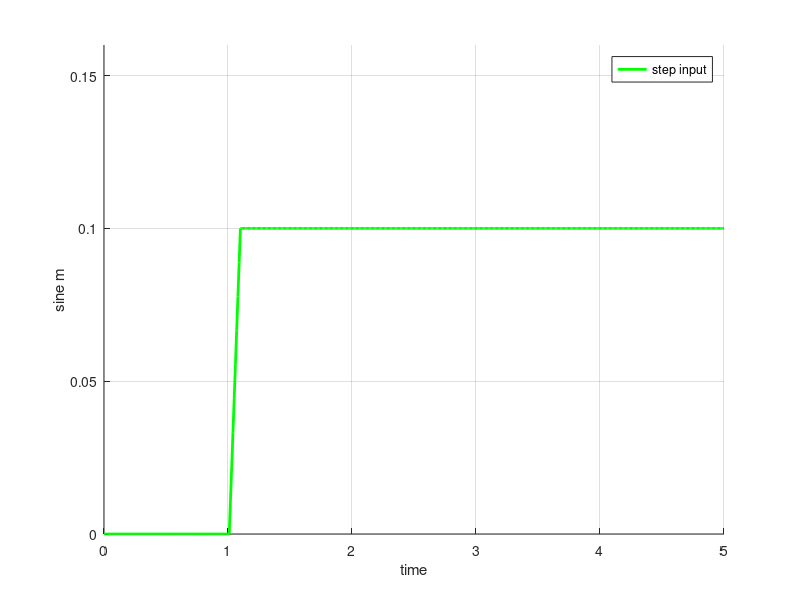

This chart was generated by the following MATLAB code: (Note: this script raises an error after producing the figure.)
%% Exercise 7:(Oscillations 2)
%Name: Naga Jayadeep Narla             Matrikel Number : 419348
% Name : Sai Lalith Polawar            Matrikel number: 419278

clc;
clear all;
m_v = 470;
m_t = 40;
c_s = 36190;
c_t = 160000;
t0 = 0;
tend = 5;
t1 = 1;
t2 = 1.1;
dt = 0.01;
% d_s=0;
% d_t=0;
% y1 = 0;
% y2 = 0.1;
time1 = t1 - t0;
time2 = t2-t1;
time3 = tend - t2;
time = t0:dt:tend;
Tspan = [time(1) time(end)];
x1_0 = 0;
x2_0 = 0;
x3_0 = 0;
x4_0 = 0;
IC = [x1_0; x2_0; x3_0; x4_0];

t_ext = time;

y1 = zeros(1,(t1-t0)/dt +1);
y2 = linspace(0,0.1,(t2-t1)/dt);
y3 = 0.1*ones(1,(tend-t2)/dt);
y_ext =[y1,y2,y3];

figure(1);
hold on;grid on;
plot(time,y_ext,'g','LineWidth',2);
legend('step input');
xlabel('time');
ylabel("sine m");
axis([0 5 0 0.16]);
hold off;


%% Undamped System
%Task1
options = odeset('MaxStep',2e-2);
d_s1=0; 
d_t1=0;
[result_time, result_x] = ode23(@(t,z) equation_help(t,z,c_s,d_s1,c_t,d_t1,m_v,m_t,y_ext,t_ext,dt),Tspan,IC,options);
figure(2)
% title('Displacement and Velocity of undamped system');
subplot(2,1,1)
    hold on; grid on;
    plot(result_time,result_x(:,1),'g','LineWidth',2);
    plot(result_time,result_x(:,2),'r','LineWidth',2);
    legend('chasis movement','tire movement');
    title('Disp of Tire vs chasis')
    hold off;
subplot(2,1,2)
    hold on; grid on;
    plot(result_time,result_x(:,3),'g','LineWidth',2);
    plot(result_time,result_x(:,4),'r','LineWidth',2);
    legend('vel of chasis','vel of tire');
    title('vel of Tire vs chasis')
    hold off;
%% Task 2 (Damped system)
options = odeset('MaxStep',2e-2);
d_s2=10000; 
d_t2=100;
[result_time, result_x] = ode23(@(t,z) equation_help(t,z,c_s,d_s2,c_t,d_t2,m_v,m_t,y_ext,t_ext,dt),Tspan,IC,options);
figure(3)
subplot(2,1,1)
    hold on; grid on;
    plot(result_time,result_x(:,1),'g','LineWidth',2);
    plot(result_time,result_x(:,2),'r','LineWidth',2);
    legend('chasis movement','tire movement');
    title('Disp of Tire vs chasis')
    axis([0 5 -1 1]);
    hold off;
subplot(2,1,2)
    hold on; grid on;
    plot(result_time,result_x(:,3),'g','LineWidth',2);
    plot(result_time,result_x(:,4),'r','LineWidth',2);
    legend('vel of chasis','vel of tire');
    title('vel of Tire vs chasis')
    axis([0 5 -0.5 2]);
    hold off;
figure(5);
hold on;grid on;
plot(result_time,result_x(:,1));
hold off;
%% Task 3  (Overly Damped System)
options = odeset('MaxStep',2e-2);
d_s2=1000000; 
d_t2=1000;
[result_time, result_x] = ode23(@(t,z) equation_help(t,z,c_s,d_s2,c_t,d_t2,m_v,m_t,y_ext,t_ext,dt),Tspan,IC,options);
figure(4)
subplot(2,1,1)
    hold on; grid on;
    plot(result_time,result_x(:,1),'g','LineWidth',2);
    plot(result_time,result_x(:,2),'r','LineWidth',2);
    legend('chasis movement','tire movement');
    title('Disp of Tire vs chasis')
    axis([0 5 -1 1]);
    hold off;
subplot(2,1,2)
    hold on; grid on;
    plot(result_time,result_x(:,3),'g','LineWidth',2);
    plot(result_time,result_x(:,4),'r','LineWidth',2);
    legend('vel of chasis','vel of tire');
    title('vel of Tire vs chasis')
    axis([0 5 -0.5 2]);
    hold off;

%%
function z_dot = equation_help(t,z,c_s,d_s,c_t,d_t,m_v,m_t,y_ext,t_ext,dt)

% z(1) = x_v
% z(2) = z_dot(1) = x_v_dot
% z(3) = x_t
% z(4) = z_t_dot(3) = x_t_dot

 c1 = c_s/m_v;
 c2 = c_t/m_t;
 c3 = c_s/m_t;
 d1 = d_s/m_v;
 d2 = d_t/m_t;
 d3 = d_s/m_t;
 

ext = interp1(t_ext,y_ext,t);
ex_dot = gradient(y_ext,dt);
ext_dot = interp1(t_ext,ex_dot,t);

z_dot = [z(2);(-c1*(z(1)-z(3))-d1*(z(2)-z(4)));z(4);((-c3*(z(3)-z(1)))+(-d3*(z(4)-z(2)))-(c2*(z(3)))-(d2*z(4))+(c2*(ext))+(d2*(ext_dot)))];
% z_dot = [z(2);
%     ((-c1*z(1))+(c1*z(3))-(d1*z(2))+(d1*z(4)));
%     z(4);
%     ((c3*z(3))-(c3*z(1))+(d3*z(4))-(d3*z(2))-(c2*z(3))-(d2*z(4))+(c2*(ext))+(d2*(ext_dot)))];

%     M = [m_v 0;0 m_t];
%     C = [-c_s c_s;
%           c_s -(c_t+c_s)];
%     D = [-d_s d_s;
%           d_s -(d_s+d_t)];
%     RS = [0;0;0;(c_t*interp1(t_ext,y_ext,t)/m_t+d_t*interp1(t_ext,ydot_ext,t)/m_t)];
%     
%     z_dot = [zeros(2,2) [1 0; 0 1];inv(M)*C inv(M)*D]*x+RS;


end







